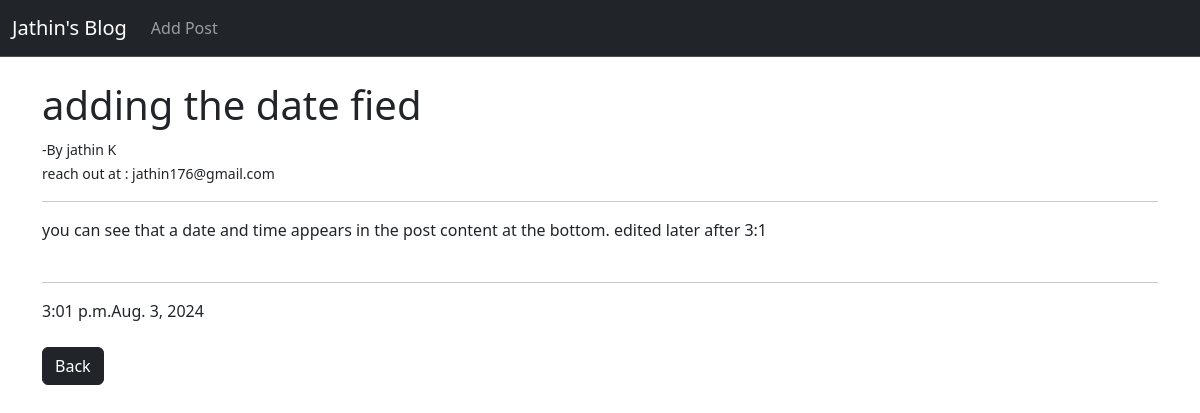
/article/7, run on the app's committed database.
### post/models.py (models this page shows, shortened)
class Post(models.Model):
    title = models.CharField(max_length=50)
    title_tag=models.CharField(max_length=20, null=True)
    author = models.ForeignKey(User, on_delete=models.CASCADE)
    body = models.TextField()
    post_time=models.TimeField(auto_now_add=True)
    post_date=models.DateField(auto_now_add=True)

### post/views.py (the view)
# urls.py: path('article/<int:pk>', Detailedarticle.as_view(), name='articleview' ),
class Detailedarticle(DetailView):
    model= Post
    template_name='article.html'

### post/templates/article.html (shortened to what this page needs)
{% extends 'base.html' %}
{% block content %}
    <h1>{{ post.title_tag }}</h1>
    <small> -By {{ post.author.first_name }} {{ post.author.last_name }} </small> <br>
    <small>reach out at : {{post.author.email}}</small>
    <hr>
    {{ post.body }}
    <br><br>
    <hr>
    {{post.post_time}}{{post.post_date}}
    <br><br>
    <a href="{% url 'home' %}"><button type="button" class="btn btn-dark">Back</button></a>
    {% endblock %}

### data on the page
Post: title_tag "adding the date fied", author.first_name "jathin", author.last_name "K", author.email "jathin176@gmail.com", body "you can see that a date and time appears in the post content at the bottom. edited later after 3:1", post_time "3:01 p.m.", post_date "Aug. 3, 2024"
